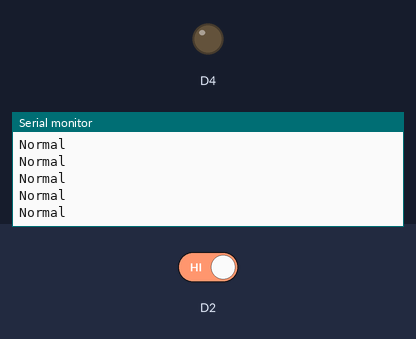
The sketch below on a simulated ESP8266 (NodeMCU). On the bench: output pins drawn as LEDs (lit = HIGH), the last lines printed to the serial monitor. The test bench sets the inputs (shaded band); at power-on: D2 HIGH.

Above: at 1.2 s.
1.3 s: D2 driven LOW
At 2.1 s:
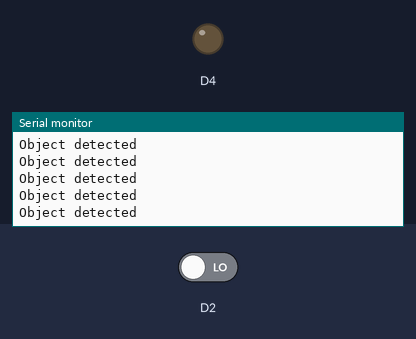
3.2 s: D2 driven HIGH
At 4.1 s:
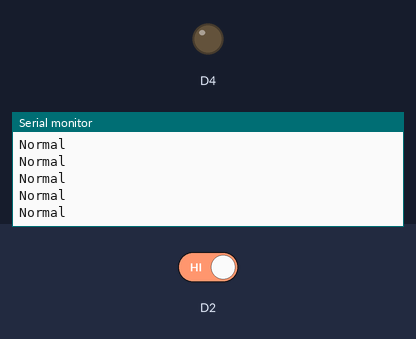

The sketch:

IR_sensor_use_to_print_values.ino
```cpp
void setup() {
  // put your setup code here, to run once:
  pinMode(D2,INPUT);
  pinMode(D4,OUTPUT);
  Serial.begin(9600);
}

void loop() {
  // put your main code here, to run repeatedly:
  int t=digitalRead(D2);
  if(t == 0)
  {
    Serial.println("Object detected");
  }
  else
  {
    Serial.println("Normal");
  }
}
```

Measured:
- after the input at 1.3 s, the serial monitor: prints a new line at once (image 1)
